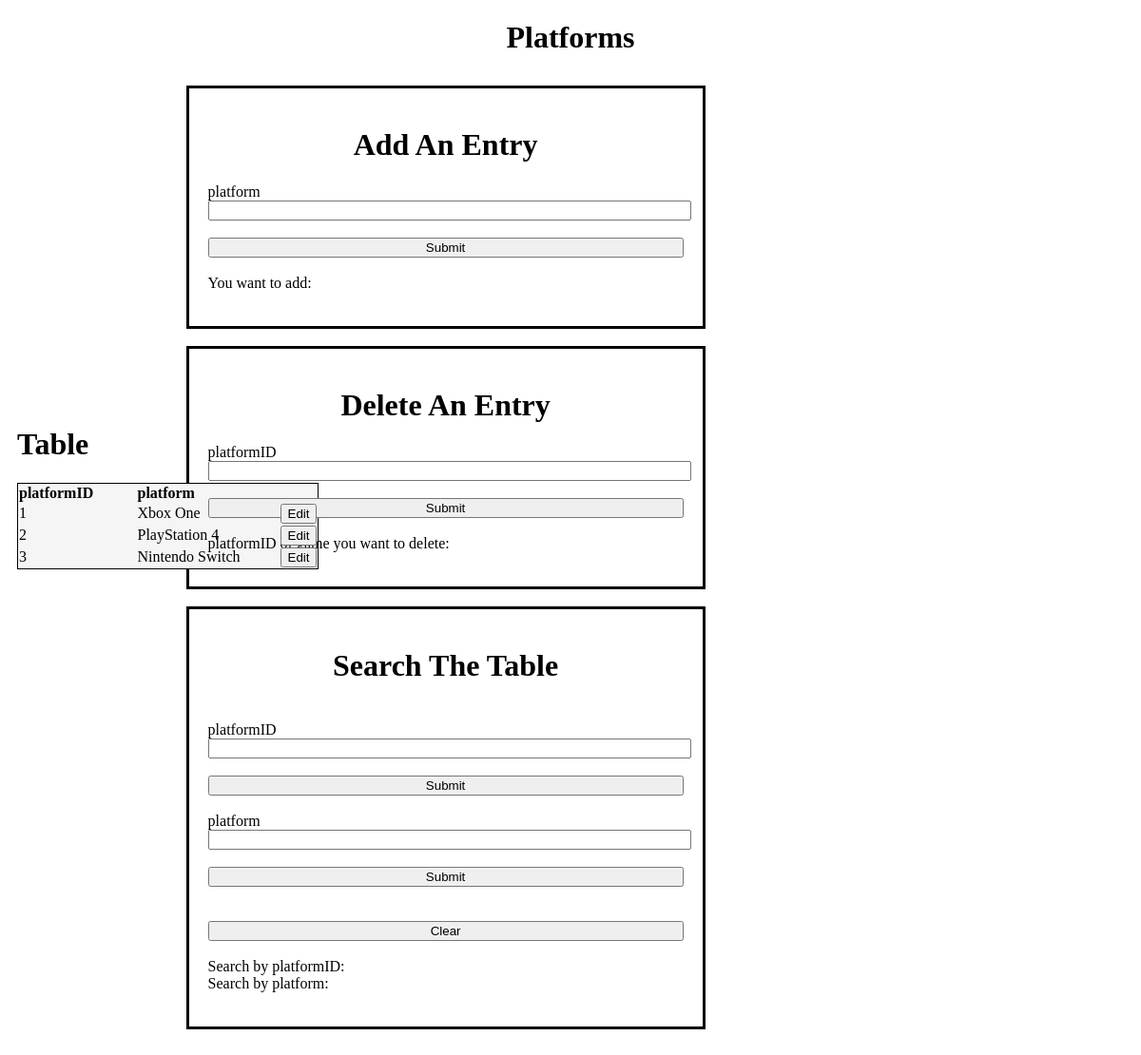
Before: /platforms.php with the older database file.
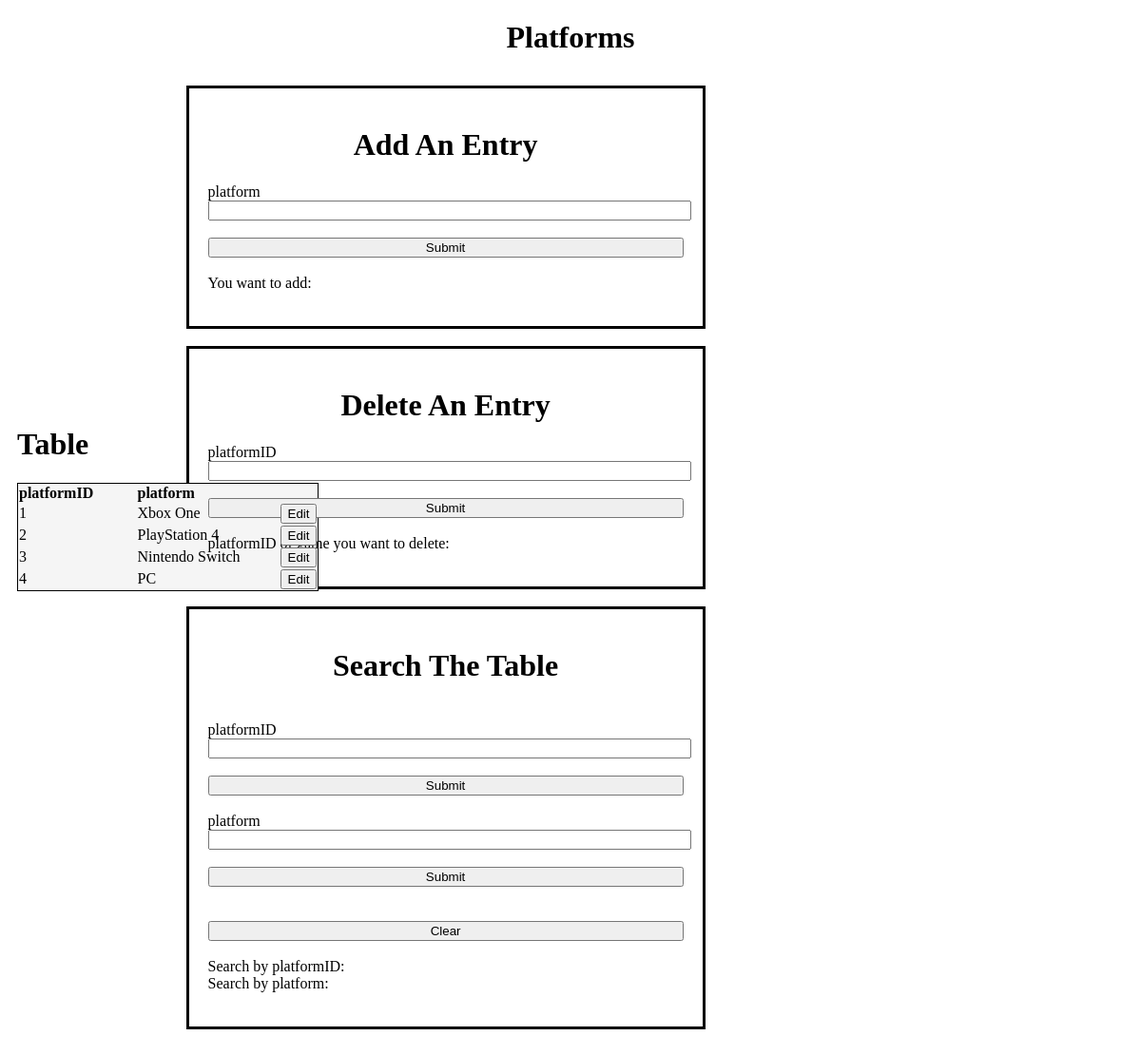
After: the same page with the newer database file.
### tables this page shows
CREATE TABLE `Platforms` (
  `platformID` int(11) NOT NULL AUTO_INCREMENT,
  `platform` varchar(255) NOT NULL,
  PRIMARY KEY (`platformID`)
);

### dbhost.php (called while the page is built, shortened)
<?php
 $who = 1;
 if ($who == 0){
    $username = "cs340_rosenauk";
    $password = "8003";
    $host = "classmysql.engr.oregonstate.edu";
    $connector = mysql_connect($host, $username, $password)
        or die("Unable to connect");
    $selected = mysql_select_db("cs340_rosenauk", $connector)
        or die("Unable to connect");
    $person = 'rosenauk';
 } else {
    $person = 'hernafra';
 }
?>

### platforms.php (the view, shortened to what this page needs)
<?php
 include_once 'dbhost.php';
 ?>
<!doctype html>
<html lang="en">
<head>
</head>
<body>
<?php
		$result = mysql_query("SELECT * FROM Platforms ORDER BY platformID ASC");
		?>
	<h1 style="text-align:center;">
		Platforms
	</h1>
	<p style="text-align:center;>
		<?php
			echo "<a href='" . htmlspecialchars("https://web.engr.oregonstate.edu/~"
			. urlencode($person) . "/cs340/index.php") . "'>Home</a>";
		?>
		&nbsp
		<?php
			echo "<a href='" . htmlspecialchars("https://web.engr.oregonstate.edu/~"
			. urlencode($person) . "/cs340/videogames.php") . "'>Videogames</a>";
		?>
		&nbsp
		<?php
			echo "<a href='" . htmlspecialchars("https://web.engr.oregonstate.edu/~"
			. urlencode($person) . "/cs340/publishers.php") . "'>Publishers</a>";
		?>
		&nbsp
		<?php
			echo "<a href='" . htmlspecialchars("https://web.engr.oregonstate.edu/~"
			. urlencode($person) . "/cs340/platforms.php") . "'>Platforms</a>";
		?>
		&nbsp
		<?php
			echo "<a href='" . htmlspecialchars("https://web.engr.oregonstate.edu/~"
			. urlencode($person) . "/cs340/ratings.php") . "'>Ratings</a>";
		?>
		&nbsp
		<?php
			echo "<a href='" . htmlspecialchars("https://web.engr.oregonstate.edu/~"
			. urlencode($person) . "/cs340/PlatToVids.php") . "'>PlatToVids</a>";
		?>
	</p>
	<br>
	<br>
<div class="row">
	<div class="column" style="margin-left:15%;">
	<div class="section">
		<p>
			<h1 style="text-align:center;">Add An Entry</h1>
			<div class="container">
				<form>
				  <label>platform</label>
				  <input type="text" name="A_platform"><br />
				  <br>
				  <input style="width = 100px" type="submit">
				</form>
			</div>
			<br>
			You want to add:
		</p>
	</div>
	<br>
	<div class="section">
		<p>
			<h1 style="text-align:center;">Delete An Entry</h1>
			<div class="container">
				<form>
				  <label>platformID</label>
				  <input type="number" name="D_platformID"><br />
				  <br>
				  <input style="width = 100px" type="submit">
				</form>
			</div>
			<br>
			platformID of game you want to delete:
		</p>
	</div>
	<br>
	<div class="section">
		<p>
			<h1 style="text-align:center;">Search The Table</h1>
			<div class="container">
				<form>
				<br>
				  <label>platformID</label>
				  <input type="number" name="S_platformID"><br />
				  <br>
				  <input style="width = 100px" type="submit">
				</form>
				<form>
				<br>
				  <label>platform</label>
				  <input type="text" name="S_platform"><br />
				  <br>
				  <input style="width = 100px" type="submit">
				</form>
				<form>
				  <br>
				  <br>
				  <input style="width = 100px" type="submit" value="Clear">
				</form>
			</div>
			<br>
			Search by platformID:
			<br>
			Search by platform:
		</p>
	</div>
	<br>
	<br>
	</div>
	<br>
	<div class="column">
	<p>
		<h1>Table</h1>
		<table style=" border:1px solid black; border-collapse: collapse; text-align: left;background-color: #F5F5F5;">
			<col width= "125px" />
			<col width= "150px" />
		  <tr>
			<th>platformID</th>
			<th>platform</th>
			<th> </th>
		  </tr>
		  <?php
            while ($row = mysql_fetch_assoc($result)) {
                echo
                "<tr>
					<td>{$row['platformID']}</td>
					<td>{$row['platform']}</td>
					<td><button>Edit</button></td>
				</tr>";
            }
            ?>
		</table>
	</p>
	</div>
</body>
</html>

Changed rows visible on the page:
added platforms: platformID "4", platform "PC"
